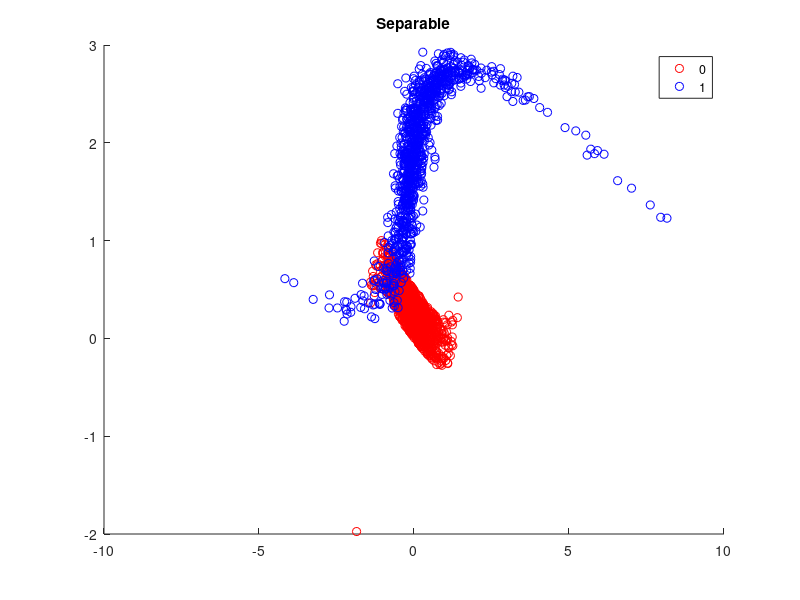

This chart was generated by the following MATLAB code: (Note: this script raises an error after producing the figure.)
%% Remove stupid warning message

warning('off','MATLAB:colon:nonIntegerIndex');

%% Clean stuff up
close all
clc
%% DATA

rng(1) % for reproducibility
shuffle = randperm(2000);


%% Clearly not the best hyperplane
% theta1 = 45; %angle to rotate by
% theta2 = 15;
% 
% Xa = (randn(1000,2)*3 + 10) * [2 1; 1 2] * [cos(theta1) -sin(theta1); sin(theta1) cos(theta1)];
% Xb = (randn(1000,2)*3) * [2 1; 1 3] * [cos(theta2) -sin(theta2); sin(theta2) cos(theta2)] + 0;

%% This works pretty well
% 
% theta1 = 45; %angle to rotate by
% theta2 = 90;
% 
% Xa = (randn(1000,2)) * [2 1; 1 2] * [cos(theta1) -sin(theta1); sin(theta1) cos(theta1)];
% Xb = (randn(1000,2)) * [2 1; 1 3] * [cos(theta2) -sin(theta2); sin(theta2) cos(theta2)] + 10;

%% The LDA is so bad! Surprising, really.
% % 
% theta1 = 45; %angle to rotate by
% theta2 = 0;
% 
% Xa = (randn(1000,2)) * [2 1; 1 2] * [cos(theta1) -sin(theta1); sin(theta1) cos(theta1)];
% Xb = (randn(1000,2)) * [2 1; 1 3] * [cos(theta2) -sin(theta2); sin(theta2) cos(theta2)] + 10;
% Xb(:,1) = Xb(:,1)-10;

%% Now for something a little more tricky - In this case, the QDA fails, but LDA is standing strong
% 
% theta1 = 0;
% theta2 = 180;
% 
% Xa = randn(1000,2) * [1.5 1; 1 1.5]  * [cos(theta1) -sin(theta1); sin(theta1) cos(theta1)];
% Xb1 = randn(1000,1);
% Xb2 = .3*Xb1.^2 + randn(1000,1)*.2;
% Xb = [Xb1, Xb2];
% Xb = Xb * [cos(theta2) -sin(theta2); sin(theta2) cos(theta2)];
% Xb(:,1) = Xb(:,1)+5;
% Xb(:,2) = Xb(:,2)+5;
% 
% n1 = 4;
% n2 = 1;

%% and something even more tricky
theta1 = 0;
theta2 = 90;

Xa1 = randn(1000,1)*.5;
Xa2 = .2*Xa1.^5 - .2*Xa1.^3 + .1*Xa1.^2 + - .4*Xa1 + rand(1000,1)*.5;
Xa = [Xa1, Xa2];
Xa = Xa * [cos(theta1) -sin(theta1); sin(theta1) cos(theta1)];

Xb1 = randn(1000,1);
Xb2 = -.2*Xb1.^3 + .3*Xb1.^2 + randn(1000,1)*.2;
Xb = [Xb1, Xb2];
Xb = Xb * [cos(theta2) -sin(theta2); sin(theta2) cos(theta2)];
Xb(:,1) = Xb(:,1);
Xb(:,2) = Xb(:,2)+2;

n1 = 4;
n2 = 1;

%% Do the rest

X = [Xa; Xb]; % combine into single dataset
Y = [zeros(1000,1);ones(1000,1)]; % set labels

X = X(shuffle,:); % shuffle
Y = Y(shuffle,:);

figure()

gscatter(X(:,1),X(:,2),Y,'rb')
title('Separable')

C = .1;
N = [100, 150, 200, 250, 300];

test.X = X(1:length(X)*.1, :); % leave 10% aside for test set
test.Y = Y(1:length(Y)*.1, :);
validX = X((length(Y)*.1+1):end,:);
validY = Y((length(Y)*.1+1):end,:);

len = length(validX);

fld_pc = zeros(length(N),1);
qda_pc = zeros(length(N),1);
mqda_pc = zeros(length(N),1);

all_lda_params = [];
all_qda_params = [];
all_mqda_params = [];
for i = 1:length(N)
    
    sX = validX(1:N(i),:);
    sY = validY(1:N(i),:);

    
    lda_params = TrainFLDA(sX,sY);
    qda_params = TrainQDA(sX,sY);
    mqda_params = TrainMQDA(sX,sY, n1, n2);
    
    all_lda_params = [all_lda_params, lda_params];
    all_qda_params = [all_qda_params, qda_params];
    all_mqda_params = [all_mqda_params; mqda_params];
    
    lda_p = TestFLDA(lda_params, test.X, [1,0]);
    qda_p = TestQDA(qda_params, test.X, [1,0]);
    mqda_p = TestMQDA(mqda_params, test.X, [1,0]);
    
    % calculate percent correct
    fld_pc(i) = sum(abs(lda_p - test.Y)) / length(lda_p); 
    qda_pc(i) = sum(abs(qda_p - test.Y)) / length(qda_p);
    mqda_pc(i) = sum(abs(mqda_p - test.Y)) / length(mqda_p);
end

figure
plot((N),[fld_pc'; qda_pc'; mqda_pc'])
legend('lda', 'qda', 'mqda')
title('Error rate per number of training samples')
xlabel('number of samples')
ylabel('error rate')

VisualizeFLDA(all_lda_params,test.X,test.Y);
VisualizeQDA(all_qda_params,test.X,test.Y);
VisualizeMQDA(all_mqda_params,test.X,test.Y);


% VisualizeFLDA(all_lda_params,X,Y);
% VisualizeQDA(all_qda_params,X,Y);

% VisualizeFLDA(all_lda_params,sX,sY);
% VisualizeQDA(all_qda_params,sX,sY);